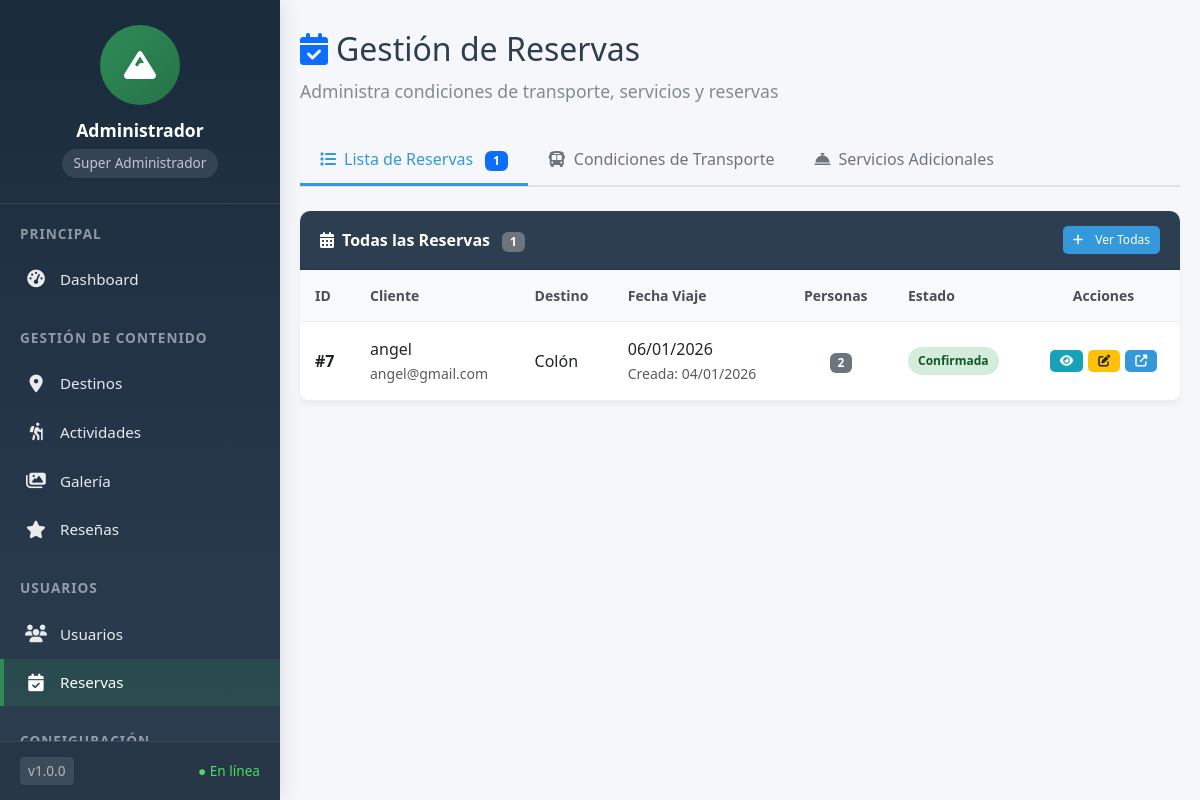
/admin/gestion-reservas.php (signed in), run on the app's committed database.
### tables this page shows
CREATE TABLE `reservas` (
  `id` int(11) NOT NULL,
  `usuario_id` int(11) DEFAULT NULL,
  `nombre` varchar(100) DEFAULT NULL,
  `email` varchar(100) DEFAULT NULL,
  `telefono` varchar(20) DEFAULT NULL,
  `destino_id` int(11) DEFAULT NULL,
  `actividad_id` int(11) DEFAULT NULL,
  `fecha_reserva` date DEFAULT NULL,
  `fecha_viaje` date DEFAULT NULL,
  `cantidad_personas` int(11) DEFAULT NULL,
  `precio_total` decimal(10,2) DEFAULT NULL,
  `estado` enum('pendiente','confirmada','cancelada') DEFAULT 'pendiente',
  `fecha_creacion` timestamp NOT NULL DEFAULT current_timestamp(),
  `codigo_reserva` varchar(20) DEFAULT NULL,
  `metodo_pago` varchar(50) DEFAULT NULL,
  `notas` text DEFAULT NULL,
  `fecha_modificacion` timestamp NULL DEFAULT NULL
);

CREATE TABLE `destinos` (
  `id` int(11) NOT NULL,
  `nombre` varchar(100) NOT NULL,
  `slug` varchar(255) DEFAULT NULL,
  `descripcion` text DEFAULT NULL,
  `ubicacion` varchar(255) DEFAULT NULL,
  `imagen_principal` varchar(255) DEFAULT NULL,
  `activo` tinyint(1) DEFAULT 1,
  `orden` int(11) DEFAULT 0,
  `fecha_creacion` timestamp NOT NULL DEFAULT current_timestamp()
);

### admin/gestion-reservas.php (the view, shortened to what this page needs)
<?php
include '../includes/config.php';
try {
    $stmt = $pdo->query("SELECT
        r.*,
        d.nombre as destino_nombre,
        u.nombre as usuario_nombre,
        u.email as usuario_email
    FROM reservas r
    LEFT JOIN destinos d ON r.destino_id = d.id
    LEFT JOIN usuarios u ON r.usuario_id = u.id
    ORDER BY r.fecha_creacion DESC
    LIMIT 50");
    $reservas = $stmt->fetchAll(PDO::FETCH_ASSOC);
} catch (PDOException $e) {
    $reservas = [];
    error_log("Error al cargar reservas: " . $e->getMessage());
}
?>
<!DOCTYPE html>
<html lang="es">
<head>
    <link href="https://cdn.jsdelivr.net/npm/bootstrap@5.3.0/dist/css/bootstrap.min.css" rel="stylesheet">
    <link rel="stylesheet" href="https://cdnjs.cloudflare.com/ajax/libs/font-awesome/6.4.0/css/all.min.css">
</head>
<body>
    <div class="admin-container">
        <?php include 'sidebar.php'; ?>
        <div class="main-content" id="mainContent">
            <div class="content-header">
                <h1><i class="fas fa-calendar-check text-primary me-2"></i>Gestión de Reservas</h1>
                <p>Administra condiciones de transporte, servicios y reservas</p>
            </div>
            <ul class="nav nav-tabs mb-4" id="myTab" role="tablist">
                <li class="nav-item" role="presentation">
                    <button class="nav-link active" id="reservas-tab" data-bs-toggle="tab" data-bs-target="#reservas" type="button">
                        <i class="fas fa-list me-2"></i>Lista de Reservas
                        <span class="badge bg-primary ms-2"><?php echo count($reservas); ?></span>
                    </button>
                </li>
                <li class="nav-item" role="presentation">
                    <button class="nav-link" id="condiciones-tab" data-bs-toggle="tab" data-bs-target="#condiciones" type="button">
                        <i class="fas fa-bus me-2"></i>Condiciones de Transporte
                    </button>
                </li>
                <li class="nav-item" role="presentation">
                    <button class="nav-link" id="servicios-tab" data-bs-toggle="tab" data-bs-target="#servicios" type="button">
                        <i class="fas fa-concierge-bell me-2"></i>Servicios Adicionales
                    </button>
                </li>
            </ul>
            <div class="tab-content" id="myTabContent">
                <div class="tab-pane fade show active" id="reservas" role="tabpanel">
                    <div class="card">
                        <div class="card-header d-flex justify-content-between align-items-center">
                            <div>
                                <i class="fas fa-calendar-alt me-2"></i>Todas las Reservas
                                <span class="badge bg-secondary ms-2"><?php echo count($reservas); ?></span>
                            </div>
                            <a href="actualizar-reserva.php" class="btn btn-sm btn-primary">
                                <i class="fas fa-plus me-1"></i>Ver Todas
                            </a>
                        </div>
                        <div class="card-body p-0">
                            <?php if (empty($reservas)): ?>
                                <div class="text-center py-5">
                                    <i class="fas fa-calendar-times fa-3x text-muted mb-3"></i>
                                    <p class="text-muted">No hay reservas registradas</p>
                                </div>
                            <?php else: ?>
                                <div class="table-responsive">
                                    <table class="admin-table">
                                        <thead>
                                            <tr>
                                                <th>ID</th>
                                                <th>Cliente</th>
                                                <th>Destino</th>
                                                <th>Fecha Viaje</th>
                                                <th>Personas</th>
                                                <th>Estado</th>
                                                <th class="text-center">Acciones</th>
                                            </tr>
                                        </thead>
                                        <tbody>
                                            <?php foreach ($reservas as $reserva):
                                            ?>
                                                <tr>
                                                    <td>
                                                        <strong>#<?php echo $reserva['id']; ?></strong>
                                                    </td>
                                                    <td>
                                                        <div class="fw-medium"><?php echo htmlspecialchars($reserva['nombre']); ?></div>
                                                        <small class="text-muted"><?php echo htmlspecialchars($reserva['email']); ?></small>
                                                    </td>
                                                    <td>
                                                        <?php echo htmlspecialchars($reserva['destino_nombre'] ?? 'N/A'); ?>
                                                    </td>
                                                    <td>
                                                        <?php echo date('d/m/Y', strtotime($reserva['fecha_viaje'])); ?>
                                                        <br><small class="text-muted">Creada: <?php echo date('d/m/Y', strtotime($reserva['fecha_creacion'])); ?></small>
                                                    </td>
                                                    <td class="text-center">
                                                        <span class="badge bg-secondary"><?php echo $reserva['cantidad_personas']; ?></span>
                                                    </td>
                                                    <td>
                                                        <?php
                                                        $estado_clases = [
                                                            'pendiente' => 'badge-pendiente',
                                                            'confirmada' => 'badge-confirmada',
                                                            'cancelada' => 'badge-cancelada',
                                                            'completada' => 'badge-completada'
                                                        ];
                                                        $estado_texto = [
                                                            'pendiente' => 'Pendiente',
                                                            'confirmada' => 'Confirmada',
                                                            'cancelada' => 'Cancelada',
                                                            'completada' => 'Completada'
                                                        ];
                                                        $estado = $reserva['estado'];
                                                        $clase = $estado_clases[$estado] ?? 'badge-secondary';
                                                        $texto = $estado_texto[$estado] ?? 'Desconocido';
                                                        ?>
                                                        <span class="badge-estado <?php echo $clase; ?>"><?php echo $texto; ?></span>
                                                    </td>
                                                    <td class="text-center">
                                                        <div class="action-buttons justify-content-center">
                                                            <button class="btn btn-sm btn-info"
                                                                data-bs-toggle="modal"
                                                                data-bs-target="#detalleReservaModal<?php echo $reserva['id']; ?>"
                                                                title="Ver detalles">
                                                                <i class="fas fa-eye"></i>
                                                            </button>
                                                            <button class="btn btn-sm btn-warning"
                                                                data-bs-toggle="modal"
                                                                data-bs-target="#editarReservaModal<?php echo $reserva['id']; ?>"
                                                                title="Editar estado">
                                                                <i class="fas fa-edit"></i>
                                                            </button>
                                                            <a href="actualizar-reserva.php?id=<?php echo $reserva['id']; ?>"
                                                                class="btn btn-sm btn-primary" title="Editar completa">
                                                                <i class="fas fa-external-link-alt"></i>
                                                            </a>
                                                        </div>
                                                    </td>
                                                </tr>
                                            <?php endforeach; ?>
                                        </tbody>
                                    </table>
                                </div>
                            <?php endif; ?>
                        </div>
                    </div>
                </div>
            </div>
        </div>
    </div>
</body>
</html>

### admin/gestion-reservas.php (style rules this page uses)
:root { --primary-color: #2c3e50; --secondary-color: #3498db; --success-color: #27ae60; --danger-color: #e74c3c; --warning-color: #f39c12; --light-bg: #f8f9fa; --dark-bg: #343a40; --sidebar-width: 250px; --sidebar-collapsed: 60px; }
* { margin: 0; padding: 0; box-sizing: border-box; }
body { background-color: #f5f7fa; font-family: 'Segoe UI', Tahoma, Geneva, Verdana, sans-serif; color: #333; min-height: 100vh; overflow-x: hidden; }
.admin-container { display: flex; min-height: 100vh; transition: all 0.3s ease; }
.main-content { flex: 1; margin-left: 280px; padding: 20px; transition: all 0.3s ease; min-height: 100vh; }
.content-header { margin-bottom: 30px; padding-top: 10px; }
.content-header h1 { color: #2c3e50; margin-bottom: 10px; font-size: 2rem; }
.content-header p { color: #7f8c8d; font-size: 1.1rem; }
.btn { padding: 10px 20px; border: none; border-radius: 5px; cursor: pointer; text-decoration: none; display: inline-flex; align-items: center; gap: 8px; font-size: 14px; font-weight: 500; transition: all 0.3s ease; }
.btn-primary { background-color: var(--secondary-color); color: white; }
.btn-sm { padding: 5px 10px; font-size: 12px; }
.btn-info { background-color: #17a2b8; color: white; }
.btn-warning { background-color: #ffc107; color: #212529; }
.admin-table { width: 100%; border-collapse: collapse; min-width: 600px; }
.admin-table th, .admin-table td { padding: 15px; text-align: left; border-bottom: 1px solid #eee; }
.admin-table th { background: #f8f9fa; font-weight: 600; color: #495057; font-size: 14px; }
.badge-estado { padding: 5px 10px; border-radius: 20px; font-size: 12px; font-weight: 600; display: inline-block; }
.badge-confirmada { background-color: #d4edda; color: #155724; }
.card { border-radius: 10px; border: none; box-shadow: 0 4px 6px rgba(0, 0, 0, 0.05); margin-bottom: 20px; transition: transform 0.3s; }
.card-header { background-color: var(--primary-color); color: white; border-radius: 10px 10px 0 0 !important; padding: 15px 20px; font-weight: 600; }
.nav-tabs { border-bottom: 2px solid #dee2e6; }
.nav-tabs .nav-link { border: none; color: #6c757d; font-weight: 500; padding: 12px 20px; transition: all 0.3s; }
.nav-tabs .nav-link.active { color: var(--secondary-color); border-bottom: 3px solid var(--secondary-color); background: transparent; }
.action-buttons { display: flex; gap: 5px; }
@media (max-width: 1200px) { .admin-table { min-width: 800px; } }

### data on the page
reservas: id "7", nombre "angel", email "angel@gmail.com", destino.nombre "Colón", fecha_viaje "06/01/2026", fecha_creacion "04/01/2026", cantidad_personas "2", estado "Confirmada"

### other printed values
$user_name "Administrador"
getRoleName($user_role) "Super Administrador"
count($reservas) "1"
